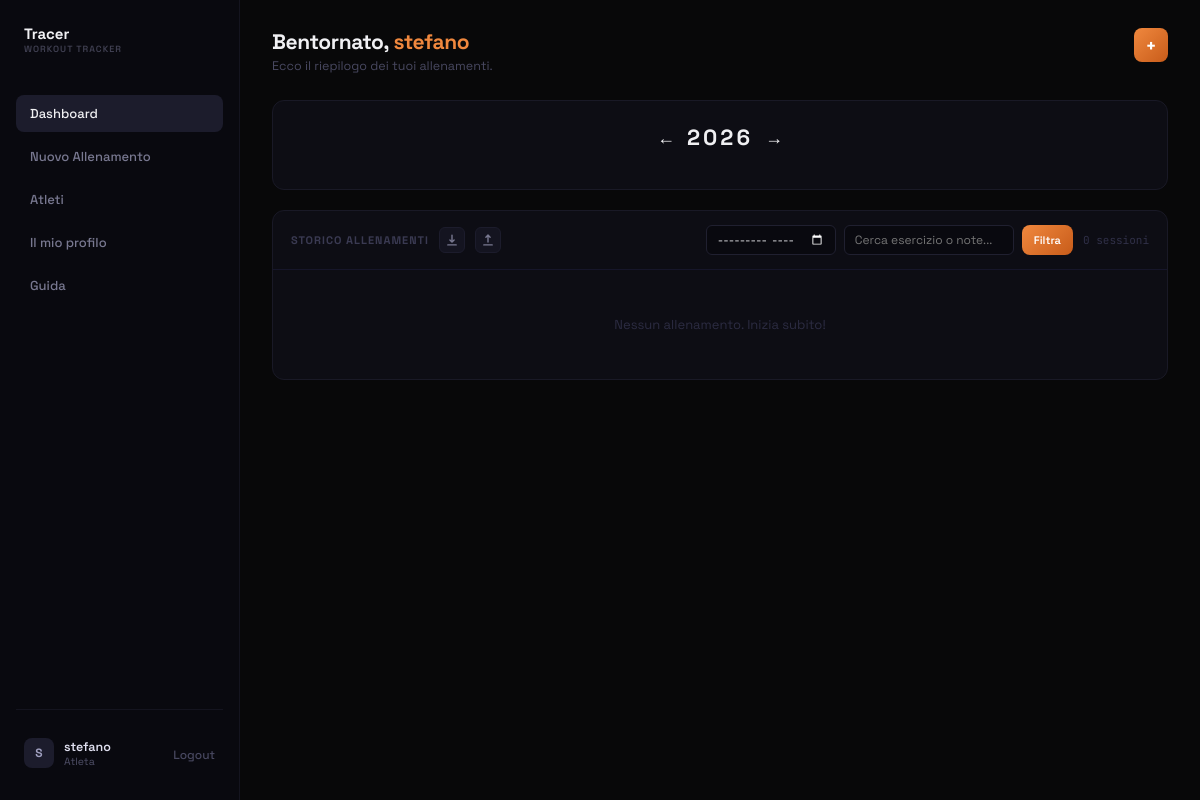
Page /dashboard/ (signed in) on the earlier database version.
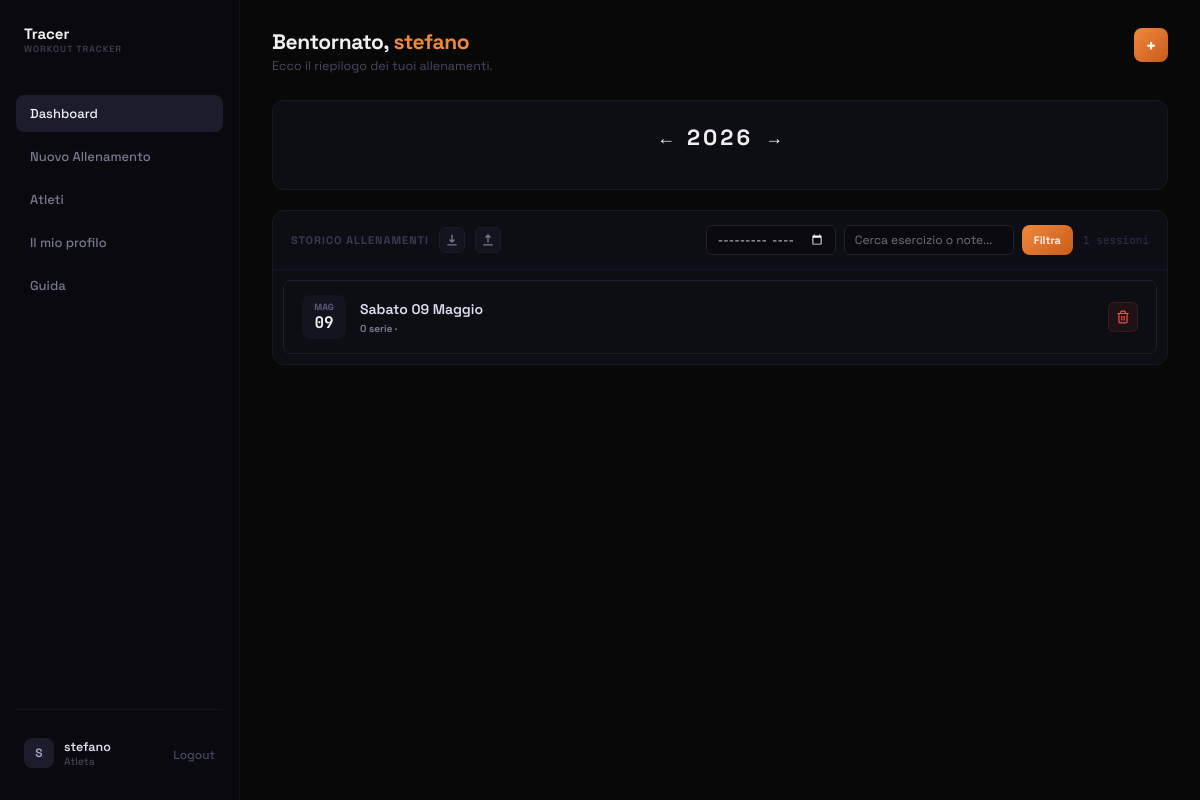
Same page on the later database version.
### tracker/models.py (models this page shows, shortened)
class WorkoutSession(models.Model):
    utente = models.ForeignKey(User, on_delete=models.CASCADE, related_name='workout_sessions')
    data = models.DateField(default=timezone.now)
    note = models.TextField(blank=True, null=True)
    class Meta:
        ordering = ['-data'] # Ordina dalla più recente alla più vecchia

### tracker/views.py (the view)
# urls.py: path('dashboard/', views.dashboard, name='dashboard'),
@login_required
def dashboard(request):
    sessions_query = WorkoutSession.objects.filter(utente=request.user).prefetch_related('sets__exercise').order_by('-data', '-id')
    q = request.GET.get('q', '').strip()
    if q:
        sessions_query = sessions_query.filter(
            models.Q(note__icontains=q) |
            models.Q(sets__exercise__nome__icontains=q)
        ).distinct()
    year_str = request.GET.get('year')
    if year_str and year_str.isdigit():
        year_int = int(year_str)
    else:
        year_int = timezone.now().year
    sessions_query = sessions_query.filter(data__year=year_int)
    month_filter = request.GET.get('month', '')
    if month_filter:
        try:
            year_part, month = month_filter.split('-')
            sessions_query = sessions_query.filter(data__year=year_part, data__month=month)
        except ValueError:
            pass
    paginator = Paginator(sessions_query, 15)
    page_number = request.GET.get('page')
    sessions = paginator.get_page(page_number)
    all_sessions = WorkoutSession.objects.filter(utente=request.user, data__year=year_int)
    date_counts = {}
    for s in all_sessions:
        d_str = s.data.strftime('%Y-%m-%d')
        date_counts[d_str] = date_counts.get(d_str, 0) + 1
    heatmap_data = []
    for d_str, count in date_counts.items():
        dt = datetime.strptime(d_str, '%Y-%m-%d')
        timestamp = int(time.mktime(dt.timetuple()))
        heatmap_data.append({'date': timestamp, 'value': count})
    total_sets = WorkoutSet.objects.filter(session__utente=request.user).count()
    now = timezone.now()
    this_month_sessions = all_sessions.filter(data__year=now.year, data__month=now.month).count()
    return render(request, 'tracker/dashboard.html', {
        'sessions': sessions,
        'total_sessions_count': all_sessions.count(),
        'total_sets': total_sets,
        'this_month_sessions': this_month_sessions,
        'heatmap_data_json': json.dumps(heatmap_data),
        'selected_year': year_int,
    })

### tracker/templates/tracker/dashboard.html (shortened to what the changed rows need)
{% extends 'tracker/base.html' %}
{% load static %}
{% block content %}
<div class="page-container">
    <div style="display: flex; justify-content: space-between; align-items: flex-start; margin-bottom: 26px; flex-wrap: wrap; gap: 15px;">
        <div>
            <h1 style="font-size: 21px; font-weight: 700; color: #f0f0f3; letter-spacing: -0.4px; margin-bottom: 3px;">
                Bentornato, <span style="color: #f0883e;">{{ user.username }}</span>
            </h1>
        </div>
    </div>
    <div class="tracer-card" style="overflow: hidden;">
        <div style="padding: 14px 18px; border-bottom: 1px solid #16162a; display: flex; justify-content: space-between; align-items: center; flex-wrap: wrap; gap: 10px;">
            <div style="display: flex; align-items: center; gap: 10px;">
                <div style="font-size: 11px; font-weight: 700; color: #3a3a52; text-transform: uppercase; letter-spacing: 1px;">Storico Allenamenti</div>
                <a href="{% url 'export_sessions' %}" title="Esporta backup JSON" style="display:inline-flex;align-items:center;justify-content:center;width:26px;height:26px;border-radius:6px;background:#141420;border:1px solid #1c1c2c;color:#787890;text-decoration:none;" onmouseover="this.style.color='#f0f0f3'" onmouseout="this.style.color='#787890'">
                </a>
                <a href="{% url 'import_sessions' %}" title="Importa backup JSON" style="display:inline-flex;align-items:center;justify-content:center;width:26px;height:26px;border-radius:6px;background:#141420;border:1px solid #1c1c2c;color:#787890;text-decoration:none;" onmouseover="this.style.color='#f0f0f3'" onmouseout="this.style.color='#787890'">
                </a>
            </div>
            <form method="get" class="filter-form" style="display: flex; gap: 8px; align-items: center; flex: 1; justify-content: flex-end; flex-wrap: wrap;">
                <input type="month" name="month" value="{{ request.GET.month }}" class="tracer-input" style="padding: 6px 10px; width: 130px; font-size: 12px; height: 30px; border-radius: 6px;">
                <input type="text" name="q" value="{{ request.GET.q }}" placeholder="Cerca esercizio o note..." class="tracer-input" style="padding: 6px 10px; width: 100%; max-width: 170px; font-size: 12px; height: 30px; border-radius: 6px;">
                <button type="submit" class="btn-primary-gradient" style="padding: 0 12px; height: 30px; font-size: 11px;">Filtra</button>
            </form>
            <span style="font-size: 11px; color: #303048; font-family: 'JetBrains Mono', monospace; min-width: max-content;">
                {{ total_sessions_count }} sessioni
            </span>
        </div>
        <div style="padding: 10px; display: flex; flex-direction: column; gap: 5px; max-height: 440px; overflow-y: auto;">
            {% for session in sessions %}
            <div style="position: relative; border-radius: 8px; border: 1px solid #1c1c2c; background: transparent; transition: all .15s;" onmouseover="this.style.background='#12121c'; this.style.borderColor='#2a2a3c';" onmouseout="this.style.background='transparent'; this.style.borderColor='#1c1c2c';">
                <a href="{% url 'session_detail' session.id %}" style="display: flex; justify-content: space-between; align-items: center; flex-wrap: wrap; gap: 15px; padding: 14px 18px; color: inherit; text-decoration: none;">
                    <div style="display: flex; align-items: center; gap: 14px; flex: 1;">
                        <div style="width: 44px; height: 44px; border-radius: 8px; background: #141420; display: flex; flex-direction: column; align-items: center; justify-content: center; flex-shrink: 0;">
                            <span style="font-size: 9px; font-weight: 700; color: #5a5a78; text-transform: uppercase; margin-bottom: -1px;">{{ session.data|date:"M" }}</span>
                            <span style="font-size: 16px; font-weight: 700; color: #f0f0f3; font-family: 'JetBrains Mono', monospace;">{{ session.data|date:"d" }}</span>
                        </div>
                        <div>
                            <div style="font-size: 14px; font-weight: 600; color: #e0e0f0; margin-bottom: 4px;">{{ session.data|date:"l d F" }}</div>
                            <div style="display: flex; gap: 4px; flex-wrap: wrap; align-items: center;">
                                <span style="font-size: 10px; font-weight: 700; color: #787890; margin-right: 4px;">{{ session.sets.count }} serie &middot;</span>
                                    {% regroup session.sets.all by exercise as exercise_list %}
                            </div>
                        </div>
                    </div>
                </a>
                <div style="position: absolute; right: 18px; top: 50%; transform: translateY(-50%); z-index: 2;">
                    <form action="{% url 'delete_session' session.id %}" method="post" onsubmit="return confirm('Sei sicuro?');">
                        <button type="submit" style="width: 30px; height: 30px; display: inline-flex; align-items: center; justify-content: center; background: rgba(248,81,73,.07); border: 1px solid rgba(248,81,73,.14); border-radius: 6px; color: #f85149; transition: all .12s; cursor: pointer;" title="Elimina">
                        </button>
                    </form>
                </div>
            </div>
            {% empty %}
            <div style="padding: 36px; text-align: center; color: #2c2c42; font-size: 13px;">
                Nessun allenamento. Inizia subito!
            </div>
            {% endfor %}
        </div>
    </div>
</div>
<link rel="stylesheet" href="https://cdnjs.cloudflare.com/ajax/libs/cal-heatmap/3.6.2/cal-heatmap.css">
{% endblock %}

Differences in the rows shown:
added WorkoutSession: data "MAG", data "09", data "Sabato 09 Maggio", sets.count "0"
Other differences:
{{ total_sessions_count }}: "0" → "1"
text no longer shown: "Nessun allenamento. Inizia subito!"
